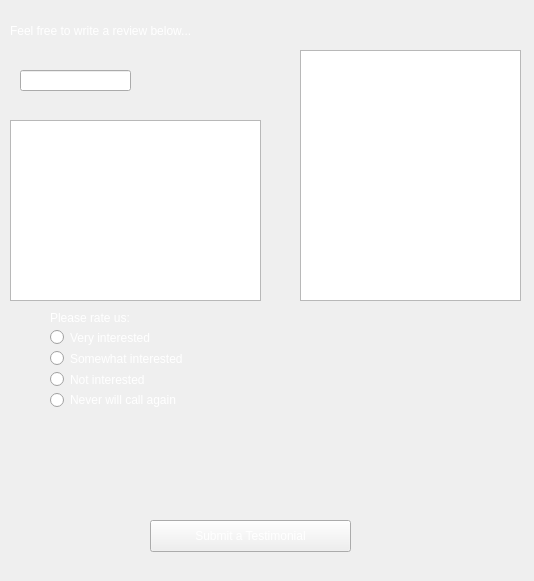
<?xml version="1.0" encoding="UTF-8"?>
<ui version="4.0">
 <class>customerReviews</class>
 <widget class="QWidget" name="customerReviews">
  <property name="enabled">
   <bool>true</bool>
  </property>
  <property name="geometry">
   <rect>
    <x>0</x>
    <y>0</y>
    <width>534</width>
    <height>581</height>
   </rect>
  </property>
  <property name="windowTitle">
   <string>Form</string>
  </property>
  <property name="autoFillBackground">
   <bool>false</bool>
  </property>
  <property name="styleSheet">
   <string notr="true">background-image: url(:/Resources/night.jpg);</string>
  </property>
  <widget class="QPushButton" name="write">
   <property name="geometry">
    <rect>
     <x>150</x>
     <y>520</y>
     <width>201</width>
     <height>32</height>
    </rect>
   </property>
   <property name="styleSheet">
    <string notr="true">border-color: rgb(255, 255, 255);
font: 15pt &quot;American Typewriter&quot;;
color: white;</string>
   </property>
   <property name="text">
    <string>Submit a Testimonial</string>
   </property>
  </widget>
  <widget class="QTextEdit" name="custTest">
   <property name="geometry">
    <rect>
     <x>300</x>
     <y>50</y>
     <width>221</width>
     <height>251</height>
    </rect>
   </property>
   <property name="styleSheet">
    <string notr="true">font: 16pt &quot;American Typewriter&quot;;
color: white;</string>
   </property>
  </widget>
  <widget class="QTextEdit" name="submitForm">
   <property name="geometry">
    <rect>
     <x>10</x>
     <y>120</y>
     <width>251</width>
     <height>181</height>
    </rect>
   </property>
   <property name="styleSheet">
    <string notr="true">font: 16pt &quot;American Typewriter&quot;;
color: white;</string>
   </property>
  </widget>
  <widget class="QLabel" name="label">
   <property name="geometry">
    <rect>
     <x>10</x>
     <y>10</y>
     <width>361</width>
     <height>41</height>
    </rect>
   </property>
   <property name="styleSheet">
    <string notr="true">font: italic 14pt &quot;Zapfino&quot;;
color: white;</string>
   </property>
   <property name="text">
    <string>Feel free to write a review below...</string>
   </property>
  </widget>
  <widget class="QLineEdit" name="nameLine">
   <property name="geometry">
    <rect>
     <x>20</x>
     <y>70</y>
     <width>111</width>
     <height>21</height>
    </rect>
   </property>
   <property name="styleSheet">
    <string notr="true">font: 13pt &quot;American Typewriter&quot;;
color: white;</string>
   </property>
   <property name="text">
    <string/>
   </property>
   <property name="placeholderText">
    <string>Enter Name:</string>
   </property>
  </widget>
  <widget class="QLabel" name="label_2">
   <property name="geometry">
    <rect>
     <x>50</x>
     <y>310</y>
     <width>111</width>
     <height>16</height>
    </rect>
   </property>
   <property name="styleSheet">
    <string notr="true">color:
rgb(255, 255, 255)</string>
   </property>
   <property name="text">
    <string>Please rate us: </string>
   </property>
  </widget>
  <widget class="QWidget" name="layoutWidget">
   <property name="geometry">
    <rect>
     <x>50</x>
     <y>330</y>
     <width>158</width>
     <height>77</height>
    </rect>
   </property>
   <layout class="QVBoxLayout" name="verticalLayout">
    <item>
     <widget class="QRadioButton" name="veryInterested">
      <property name="styleSheet">
       <string notr="true">color: rgb(255, 255, 255)</string>
      </property>
      <property name="text">
       <string>Very interested</string>
      </property>
     </widget>
    </item>
    <item>
     <widget class="QRadioButton" name="somewhatInterested">
      <property name="styleSheet">
       <string notr="true">color: rgb(255, 255, 255)</string>
      </property>
      <property name="text">
       <string>Somewhat interested</string>
      </property>
     </widget>
    </item>
    <item>
     <widget class="QRadioButton" name="notInterested">
      <property name="styleSheet">
       <string notr="true">color: rgb(255, 255, 255)</string>
      </property>
      <property name="text">
       <string>Not interested</string>
      </property>
     </widget>
    </item>
    <item>
     <widget class="QRadioButton" name="neverCallAgain">
      <property name="styleSheet">
       <string notr="true">color: rgb(255, 255, 255)</string>
      </property>
      <property name="text">
       <string>Never will call again</string>
      </property>
     </widget>
    </item>
   </layout>
  </widget>
 </widget>
 <resources/>
 <connections/>
</ui>
